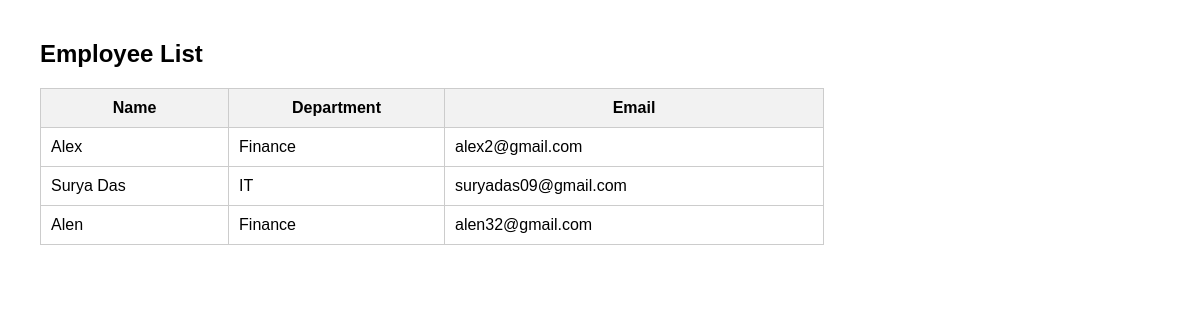
/employees/, run on an earlier commit of the app's database.
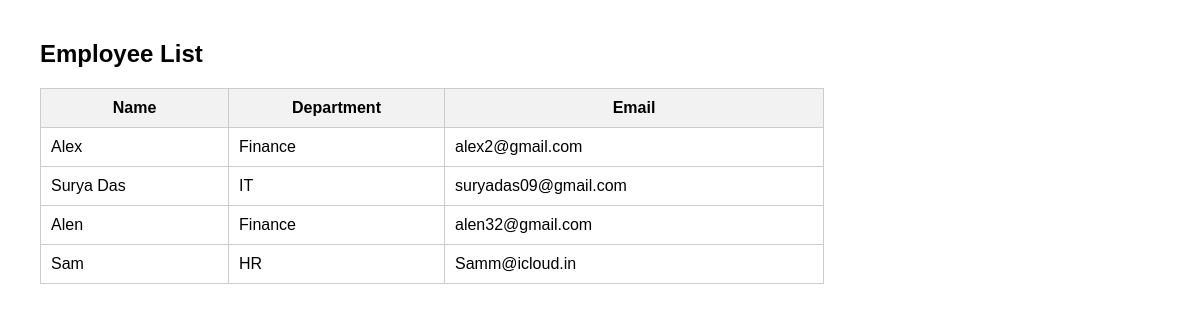
And on a later commit of the database.
### staafs/models.py (models this page shows, shortened)
class Employee(models.Model):
    name = models.CharField(max_length=100)
    email = models.EmailField()
    department = models.CharField(max_length=100)
    position = models.CharField(max_length=100, default="Unknown")

### staafs/views.py (the view)
# urls.py: path('employees/', views.employee_list, name='employee_list'),
def employee_list(request):
    employees = Employee.objects.all()
    return render(request, 'employee_list.html', {'employees': employees})

### templates/employee_list.html (shortened to what this page needs)
<!DOCTYPE html>
<html>
<head>
</head>
<body>
<h2>Employee List</h2>
<table>
    <tr>
        <th>Name</th>
        <th>Department</th>
        <th>Email</th>
    </tr>
    {% for employee in employees %}
    <tr>
        <td>{{ employee.name }}</td>
        <td>{{ employee.department }}</td>
        <td>{{ employee.email }}</td>
    </tr>
    {% empty %}
    <tr>
        <td colspan="3">No employees found.</td>
    </tr>
    {% endfor %}
</table>
</body>
</html>

### templates/employee_list.html (style rules this page uses)
body { font-family: Arial, sans-serif; margin: 40px; }
table { border-collapse: collapse; width: 70%; }
th, td { border: 1px solid #ccc; padding: 10px; }
th { background: #f2f2f2; }

What changed in the data, as far as the page shows it:
added Employee: name "Sam", department "HR", email "Samm@icloud.in"
